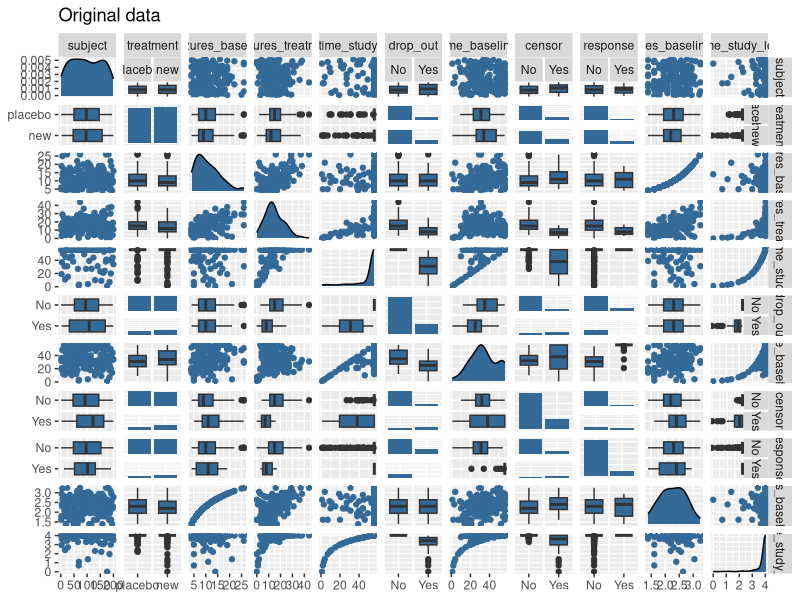
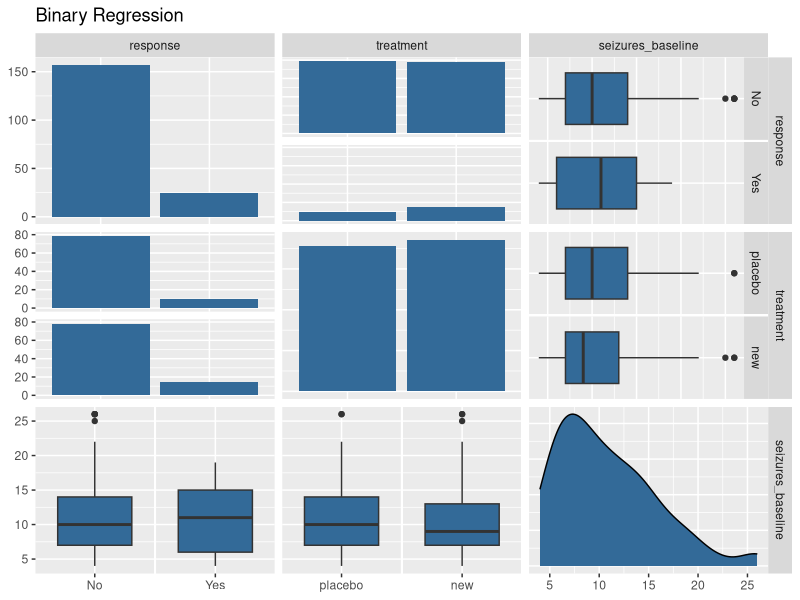

R code for these plots, in order: (Note: this script raises an error after producing the figures.)
#### Epilepsy ####
# Packages
library(MASS)
library(tidyverse)
library(GGally)
library(lmtest)

# Data
epilepsy <- read.csv(file = "epilepsy.csv", sep = ";") %>% 
  rename(
    seizures_baseline = number.of.seizures.at.baseline, 
    seizures_treatment = number.of.seizures.under.treatment, 
    time_study = time.in.study..days.,
    drop_out = drop.out,
    time_baseline = time.to.baseline.number
  ) %>% 
  mutate(
    treatment = factor(treatment, labels = c("placebo", "new")), 
    drop_out = factor(drop_out, labels = c("No", "Yes")), 
    censor = factor(censor, labels = c("No", "Yes")), 
    response = factor(if_else(
      condition = seizures_treatment <= seizures_baseline & drop_out == "No", 
      true = 1, 
      false = 0
    ), labels = c("No", "Yes")), 
    seizures_baseline_log = log(seizures_baseline), 
    time_study_log = log(time_study)
  )
summary(object = epilepsy)

# Visualization
ggpairs(
  data = epilepsy, 
  mapping = aes(colour = 1), title = "Original data",
  upper = list(continuous = "points", combo = "box", discrete = "facetbar"),
  lower = list(continuous = "points", combo = "box", discrete = "facetbar")
)

#### Binary Regression ####
# Visualization
ggpairs(data = epilepsy, 
        columns = c("response", "treatment", "seizures_baseline"), 
        mapping = aes(colour = 1), title = "Binary Regression",
        upper = list(continuous = "points",
                     combo = "box",
                     discrete = "facetbar"),
        lower = list(continuous = "points",
                     combo = "box",
                     discrete = "facetbar"))

# Chi-Quadrat Tests
table(epilepsy$response, epilepsy$treatment, dnn = c("Response", "Treatment"))
chisq.test(x = epilepsy$response, y = epilepsy$treatment)
## P-value > 0.05. -> No significant correlation.

## Odds-ratio and confidence interval
oddsratio(x = epilepsy$response, y = epilepsy$treatment)

# Logistische Regression
logit <- glm(formula = response ~ treatment + seizures_baseline, 
             family = binomial, data = epilepsy)
summary(object = logit)
## Only the Intercept is significant.

## Number of seizures at baseline is logarithmized
logit_log <- glm(formula = response ~ treatment + seizures_baseline_log, 
                 family = binomial, data = epilepsy)
summary(object = logit_log)
### Only the Intercept is significant.

## AIC
AIC(logit, logit_log)
AIC(logit_log) < AIC(logit)
### logit_log is the better model

lrtest(logit, logit_log)
### log transformation is significant

ggplot(data = epilepsy) + 
  geom_point(mapping = aes(x = seizures_baseline_log, 
                           y = as.numeric(response) - 1, colour = 1)) + 
  geom_smooth(
    formula = epilepsy$response ~ epilepsy$treatment + 
      epilepsy$seizures_baseline, 
    mapping = aes(
      x = seizures_baseline_log[order(seizures_baseline_log)], 
      y = as.vector(logit_log$fitted.values[order(logit_log$fitted.values)]), 
      colour = 2)
  ) + 
  scale_colour_viridis_c(guide = FALSE) + 
  xlab(label = "Logarithmic number of seizures at baseline") + 
  ylab(label = "Response")

ggplot(data = epilepsy) +
  geom_point(mapping = aes(x = as.numeric(treatment) - 1,
                           y = as.numeric(response) - 1, colour = 1)) +
  geom_line(mapping = aes(
    x = (as.numeric(epilepsy$treatment) - 1)[order(
      (as.numeric(epilepsy$treatment) - 1)
    )],
    y = as.vector(logit_log$fitted.values[order(logit_log$fitted.values)]),
    colour = 2)
  ) +
  scale_colour_viridis_c(guide = FALSE) +
  xlab(label = "Treatment") +
  ylab(label = "Response")

## Confidence interval
confint(object = logit_log)
### Only the intercept significantly different from zero

## Plot of the Fitted Values
ggplot(data = epilepsy) + 
  geom_point(mapping = aes(x = seizures_baseline_log, 
                           y = as.numeric(response) - 1, colour = 1)) + 
  geom_line(mapping = aes(
    x = seizures_baseline_log[order(seizures_baseline_log)], 
    y = as.vector(logit_log$fitted.values[order(logit_log$fitted.values)]), 
    colour = 2)
  ) + 
  scale_colour_viridis_c(guide = FALSE) + 
  xlab(label = "Logarithmic number of seizures at baseline") + 
  ylab(label = "Response")

# ggplot(data = epilepsy) + 
#   geom_point(mapping = aes(x = as.numeric(treatment) - 1, 
#                            y = as.numeric(response) - 1, colour = 1)) + 
#   geom_line(mapping = aes(
#     x = (as.numeric(epilepsy$treatment) - 1)[order(
#       (as.numeric(epilepsy$treatment) - 1)
#     )], 
#     y = as.vector(logit_log$fitted.values[order(logit_log$fitted.values)]), 
#     colour = 2)
#   ) + 
#   scale_colour_viridis_c(guide = FALSE) + 
#   xlab(label = "Treatment") + 
#   ylab(label = "Response")

ggplot(data = epilepsy) + 
  geom_density(mapping = aes(x = seizures_baseline, colour = "Kernel density", 
                             fill = 1)) + 
  geom_line(mapping = aes(
    x = seizures_treatment,
    y = dnbinom(seizures_treatment, size = 3.77,
                mu = mean(epilepsy$seizures_treatment)),
    colour = "Theoretical density"
  )) +
  scale_colour_viridis_d(direction = -1, name = "Legend") + 
  guides(fill = FALSE) +
  xlab(label = "Number of seizures under treatment") + 
  ylab(label = "Density")

shapiro.test(residuals.glm(logit))
shapiro.test(residuals(logit))
shapiro.test(logit$residuals)
ggplot(data = epilepsy) + 
  geom_point(mapping = aes(x = 1:length(subject), y = logit$residuals, 
                           colour = 0)) + 
  geom_hline(mapping = aes(yintercept = 0, colour = 1)) +
  scale_colour_viridis_c(guide = FALSE) + 
  xlab(label = "Index") + 
  ylab(label = "Residuen")

#### Count data regression ####
# Distribution of number of seizures under treatment and maximum likelihood 
# estimates for size and mu
summary(object = select(.data = epilepsy, seizures_treatment, treatment, 
                        seizures_baseline, time_study, seizures_baseline_log, 
                        time_study_log))
ggpairs(data = select(.data = epilepsy, seizures_treatment, treatment, 
                      seizures_baseline, time_study, seizures_baseline_log, 
                      time_study_log), mapping = aes(colour = 1),
        upper = list(continuous = wrap(funcVal = "points"), 
                     combo = wrap(funcVal = "box"), 
                     discrete = wrap(funcVal = "facetbar")), 
        lower = list(continuous = wrap(funcVal = "points"), 
                     combo = wrap(funcVal = "box"), 
                     discrete = wrap(funcVal = "facetbar")),
        diag = list(continuous = wrap(funcVal = "densityDiag"), 
                    discrete = wrap(funcVal = "barDiag")))
ggplot(data = epilepsy) + 
  geom_density(mapping = aes(x = seizures_treatment, 
                             colour = "Kerndichteschätzer", fill = 1)) + 
  geom_line(mapping = aes(
    x = seizures_treatment, 
    y = dnbinom(seizures_treatment, size = 3.77, 
                mu = mean(epilepsy$seizures_treatment)),
    colour = "Negativ-binomial-Verteilung"
  )) + 
  scale_colour_viridis_d(direction = -1) + 
  guides(fill = FALSE, colour = FALSE) +
  xlab(label = "Anzahl der Anfälle während der Behandlung") + 
  ylab(label = "Dichte")

# Regression with negative binomial distribution and log-link
count <- glm.nb(
  formula = seizures_treatment ~ treatment + seizures_baseline +
    offset(object = time_study_log),
  data = epilepsy 
)
summary(object = count)
## All parameters are significant at 0.05 signifcance level.

## Log
count_log <- glm.nb(
  formula = seizures_treatment ~ treatment + seizures_baseline_log +
    offset(object = time_study_log),
  data = epilepsy
)
summary(object = count_log)
### All parameters are significant at 0.05 signifcance level.
### Treatment has a negative effect on the number of seizures

## AIC
AIC(count, count_log)
AIC(count_log) < AIC(count)
### count_log is the better model

lrtest(count, count_log)
# significant difference

anova(count, count_log)

## Confidence Interval
confint(count_log)
### Everything significantly different from zero.

ggplot(data = epilepsy) + 
  geom_point(mapping = aes(x = seizures_baseline_log, 
                           y = seizures_treatment, colour = 1)) + 
  geom_line(mapping = aes(
    x = seizures_baseline_log[order(seizures_baseline_log)], 
    y = as.vector(count_log$fitted.values[order(count_log$fitted.values)]), 
    colour = 2)
  ) + 
  scale_colour_viridis_c(guide = FALSE) + 
  xlab(label = "Logarithmic number of seizures at baseline") + 
  ylab(label = "Number of seizures under treatment")

count$residuals
shapiro.test(count$residuals)
shapiro.test(residuals(count))
shapiro.test(residuals.glm(count_log))
shapiro.test(residuals.)
shapiro.test(residuals.lm(count))
count$coefficients
ggplot(data = epilepsy) + 
  geom_point(mapping = aes(x = 1:length(subject), 
                           y = residuals.glm(count_log), 
                           colour = 0)) + 
  geom_hline(mapping = aes(yintercept = 0, colour = 1)) +
  scale_colour_viridis_c(guide = FALSE) + 
  xlab(label = "Index") + 
  ylab(label = "Residuen")

#### Simulation ####
lambda <- rgamma(n = 10000, shape = 1, rate = 1)
poisson <- c()
for (i in 1:10000) {
  poisson[i] <- rpois(n = 1, lambda = lambda[i])  
}
poisson
ggplot() + 
  geom_density(mapping = aes(x = poisson, fill = 1)) + 
  scale_colour_viridis_d() + 
  guides(fill = FALSE)

ggplot() + 
  geom_histogram(mapping = aes(x = poisson, fill = 1))

ggplot() + 
  geom_histogram(mapping = aes(x = poisson, y = ..density.., fill = 1), 
                 bins = 10)
